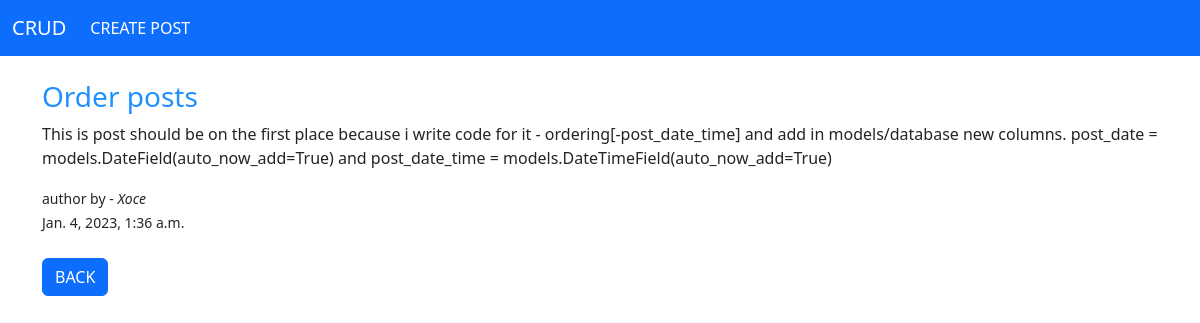
//detail/8, run on the app's committed database.
### blog/models.py (models this page shows, shortened)
class Post(models.Model):
    title = models.CharField(max_length=255)
    author = models.ForeignKey(User, models.CASCADE)
    body = models.TextField()
    post_date = models.DateField(auto_now_add=True)
    post_date_time = models.DateTimeField(auto_now_add=True)

### blog/views.py (the view)
# urls.py: path('/detail/<int:pk>', DetailPostView.as_view(), name='detail-post-page'),
class DetailPostView(DetailView):
    model = Post
    template_name = 'detail.html'

### blog/templates/detail.html
{% extends 'base.html' %}
{% block content %}
<h3 style="color:dodgerblue"> {{ post.title }} </h3>
<p>{{ post.body }}</p>
<small>author by - <i>{{ post.author.first_name }}</i></small>
<br>
<small>{{post.post_date_time}}</small>
<br>
<br>
<a href="{% url 'home-page' %}" class="btn btn-primary">BACK</a>
{% endblock %}

### data on the page
Post: title "Order posts", body "This is post should be on the first place because i write code for it - ordering[-post_date_time] and add in models/database new columns. post_date = models.DateField(auto_now_add=True) and post_date_time = models.DateTimeField(auto_now_add=True)", author.first_name "Xoce", post_date_time "Jan. 4, 2023, 1:36 a.m."
